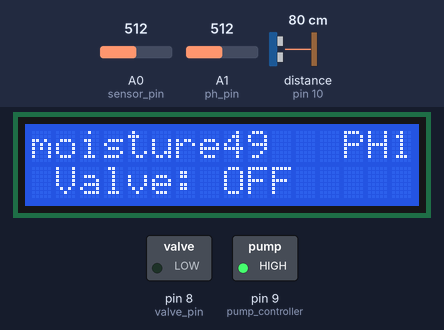
Recording of a sketch running on a simulated Arduino Uno, built with avr-gcc and run on an emulated ATmega328P. On the bench: 16×2 character LCD, switched loads named in the sketch (green lamp = pin HIGH). Wiring (inferred from the names in the program): ultrasonic range finder: trigger pin 11; echo pin 10. The inputs (shaded band) are chosen by the test bench; at power-on: A0 (sensor_pin) = 512, distance to the obstacle (sensor on pin 10) 80 cm, A1 (ph_pin) = 512. The echo pulse lasts 58.3 µs per cm; pins used as bus, display or sensor lines are not drawn; what the sketch prints to the serial monitor is not drawn.

Above: at 3.2 s.
3.3 s: A0 (sensor_pin) set to 607
At 5.0 s:
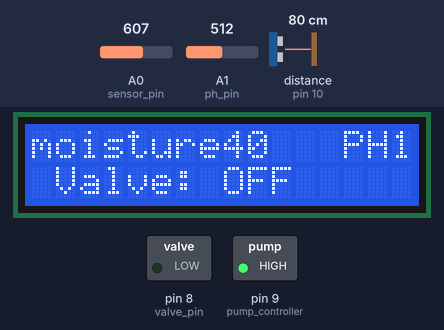
5.4 s: A0 (sensor_pin) set to 627
At 6.9 s:
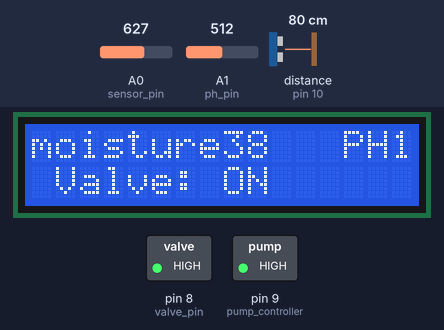
8.1 s: distance to the obstacle (sensor on pin 10) set to 2 cm
At 9.5 s:
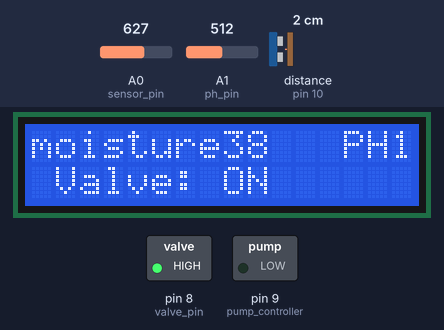
10.2 s: A0 (sensor_pin) set to 511
At 12.3 s:
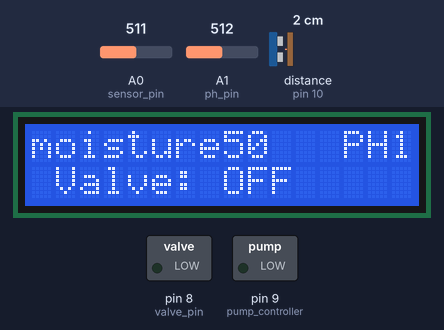
12.6 s: distance to the obstacle (sensor on pin 10) set to 28 cm
14.7 s: distance to the obstacle (sensor on pin 10) set to 34 cm
At 16.7 s:
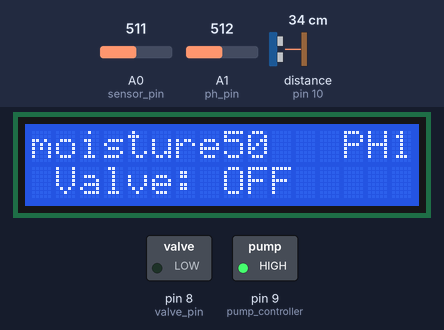
Timing chart, 0 to 18.1 s (numbered marks = the images above; inputs shaded):
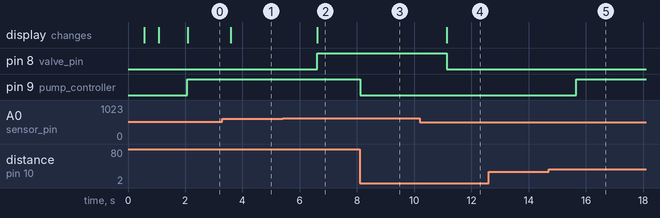

Measured:
- the behaviour switches between 613 and 614 on A0 (sensor_pin) (found by bisection; images 1 and 2)
- the behaviour switches between 31 and 32 cm on distance to the obstacle (sensor on pin 10) (found by bisection; images 4 and 5)
- after the input at 3.3 s, the display: changes after 0.30 s (image 1)
- after the input at 5.4 s, pin 8 (valve_pin): LOW → HIGH after 1.2 s; the display: changes after 1.2 s (image 2)
- after the input at 8.1 s, pin 9 (pump_controller): HIGH → LOW at once
- after the input at 10.2 s, pin 8 (valve_pin): HIGH → LOW after 0.94 s; the display: changes after 0.94 s (image 4)
- after the input at 12.6 s, every drawn part: stays the same
- after the input at 14.7 s, pin 9 (pump_controller): LOW → HIGH after 0.96 s

The sketch:

09_solar_powered_irrigation_system.ino
```cpp
//______________________SOLAR_POWERED_AUTO_IRRIGATION_SYSTEM________________________________


#include <LiquidCrystal.h>         // LCD LIBRARY
LiquidCrystal lcd(2,3,4,5,6,7);   //rs,e,d4,d5,d6,d7  LCD PINS DECLARATION
int sensor_pin = A0 ;            // SENSOR PINDECLARATION
int ph_pin = A1 ;
int output_value ;              // VARIABLE DECLARATION
int output_value2 ;
int valve_pin = 8 ;            // RELAY PIN DECLARATION
int pump_controller = 9;


#define echoPin 10 // Echo Pin
#define trigPin 11 // Trigger Pin


int maximumRange =200; // Maximum range needed in cm
int minimumRange =30; // Minimum range needed in cm
long duration, distance; // Duration used to calculate distance


//_____________________________________________________________________________


void setup ( ) {
 Serial.begin(9600);
 pinMode(trigPin, OUTPUT);
 pinMode(echoPin, INPUT);

   // THE HOME SCREEN OR THE FIRST SCREEN
  lcd.begin (16,2);
  lcd.setCursor(0,0);
  lcd.print (" SOLAR POWERED");
  lcd.setCursor(0,1);
  lcd.print ("AUTO IRRIGATION");
  delay(500);


  // THE SECOND SCREEN
  lcd.clear();
  lcd.print("READING SENSOR");
  delay(500);
  lcd.setCursor(0,1);
  lcd.print("wait........");
  delay(1000);


 // notification();
   pinMode (valve_pin, OUTPUT); // MAKING THE RELAY PIN OUTPUT
   pinMode(pump_controller,OUTPUT);


 }


//___________________________________________________________________________


void loop ( ) {

//THE ULTRASONIC_SENSOR___DETECTING THE DISTANCE

 digitalWrite(trigPin, LOW);
 delayMicroseconds(2);

 digitalWrite(trigPin, HIGH);
 delayMicroseconds(10);

 digitalWrite(trigPin, LOW);
 duration = pulseIn(echoPin, HIGH);
 distance = duration/58.2;
Serial.println(distance);

// THE LOGIC FOR FINDING WHETHER THE TANK IS ALMOST FULL

if (distance <= maximumRange&&distance>minimumRange){

 digitalWrite(pump_controller, HIGH);

 }
 else {

 digitalWrite(pump_controller,LOW );

 }


// READINGN THE ANALOG VALUSES FROM THE SENSORS

  output_value = analogRead (sensor_pin);                   //READINT THE MOISTURE SENSOR
  output_value = map (output_value , 1023 , 0 , 0 , 100);  // MAPING THE SENSED VALUE INTO 0-100

 output_value2 = analogRead (ph_pin);
 output_value2 = map (output_value , 1023 , 0 , 14 , 0);  // MAPING THE SENSED VALUE INTO 0-14


  lcd.clear ( ); // CLEAR THE LCD
  lcd.setCursor (0, 0);
  lcd.print ("moisture");
  lcd.print (output_value);
  lcd.setCursor (12,0);
  lcd.print (" PH");
  lcd.print (output_value2);
  lcd.setCursor (0, 1);


  if (output_value < 40)

  {
  lcd.print (" Valve: ON ");
  valve_ON_controller(); // FUNCTION CALL
   }


  else

   {
    lcd.print (" Valve: OFF ");
    valve_OFF_controller(); // FUNCTION CALL
   }

  delay(1000);// THIS DELAY IS NECESSARY JUST BEFORE NEXT READ OF THE SENSORS

  }


  void valve_ON_controller()
  {
 digitalWrite (valve_pin , HIGH);    //Relay operates on opposite signal

  delay (500);
  }


    void valve_OFF_controller()
  {
 digitalWrite (valve_pin , LOW);    //Relay operates on opposite signal

  delay (500);
  }
```
